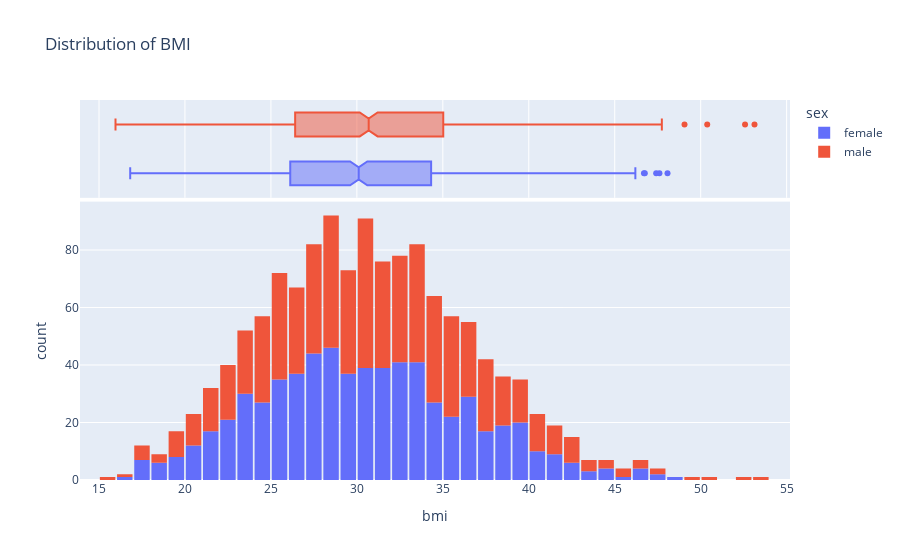

The code cell stored with this chart in its notebook:
### Code cell
fig= px.histogram(
    medical_df,
    x='bmi',
    marginal='box',
    title='Distribution of BMI',
    color='sex',
)
fig.update_layout(bargap = 0.1)
fig.show()

### Figure 1 — Plotly figure (JSON) as saved in the notebook; plotly's stock layout.template omitted (floating-point values rounded to 4 significant figures; data arrays with more than 128 entries replaced by an {"elided": "..."} marker saying what was removed)
{"data": [{"alignmentgroup": "True", "bingroup": "x", "hovertemplate": "sex=female<br>bmi=%{x}<br>count=%{y}<extra></extra>", "legendgroup": "female", "marker": {"color": "#636efa", "pattern": {"shape": ""}}, "name": "female", "offsetgroup": "female", "orientation": "v", "showlegend": true, "type": "histogram", "x": {"elided": "662 float values"}, "xaxis": "x", "yaxis": "y"}, {"alignmentgroup": "True", "hovertemplate": "sex=female<br>bmi=%{x}<extra></extra>", "legendgroup": "female", "marker": {"color": "#636efa"}, "name": "female", "notched": true, "offsetgroup": "female", "showlegend": false, "type": "box", "x": {"elided": "662 float values"}, "xaxis": "x2", "yaxis": "y2"}, {"alignmentgroup": "True", "bingroup": "x", "hovertemplate": "sex=male<br>bmi=%{x}<br>count=%{y}<extra></extra>", "legendgroup": "male", "marker": {"color": "#EF553B", "pattern": {"shape": ""}}, "name": "male", "offsetgroup": "male", "orientation": "v", "showlegend": true, "type": "histogram", "x": {"elided": "676 float values"}, "xaxis": "x", "yaxis": "y"}, {"alignmentgroup": "True", "hovertemplate": "sex=male<br>bmi=%{x}<extra></extra>", "legendgroup": "male", "marker": {"color": "#EF553B"}, "name": "male", "notched": true, "offsetgroup": "male", "showlegend": false, "type": "box", "x": {"elided": "676 float values"}, "xaxis": "x2", "yaxis": "y2"}], "layout": {"bargap": 0.1, "barmode": "relative", "legend": {"title": {"text": "sex"}, "tracegroupgap": 0}, "title": {"text": "Distribution of BMI"}, "xaxis": {"anchor": "y", "domain": [0, 1], "title": {"text": "bmi"}}, "xaxis2": {"anchor": "y2", "domain": [0, 1], "matches": "x", "showgrid": true, "showticklabels": false}, "yaxis": {"anchor": "x", "domain": [0, 0.7326], "title": {"text": "count"}}, "yaxis2": {"anchor": "x2", "domain": [0.7426, 1], "matches": "y2", "showgrid": false, "showline": false, "showticklabels": false, "ticks": ""}}}
